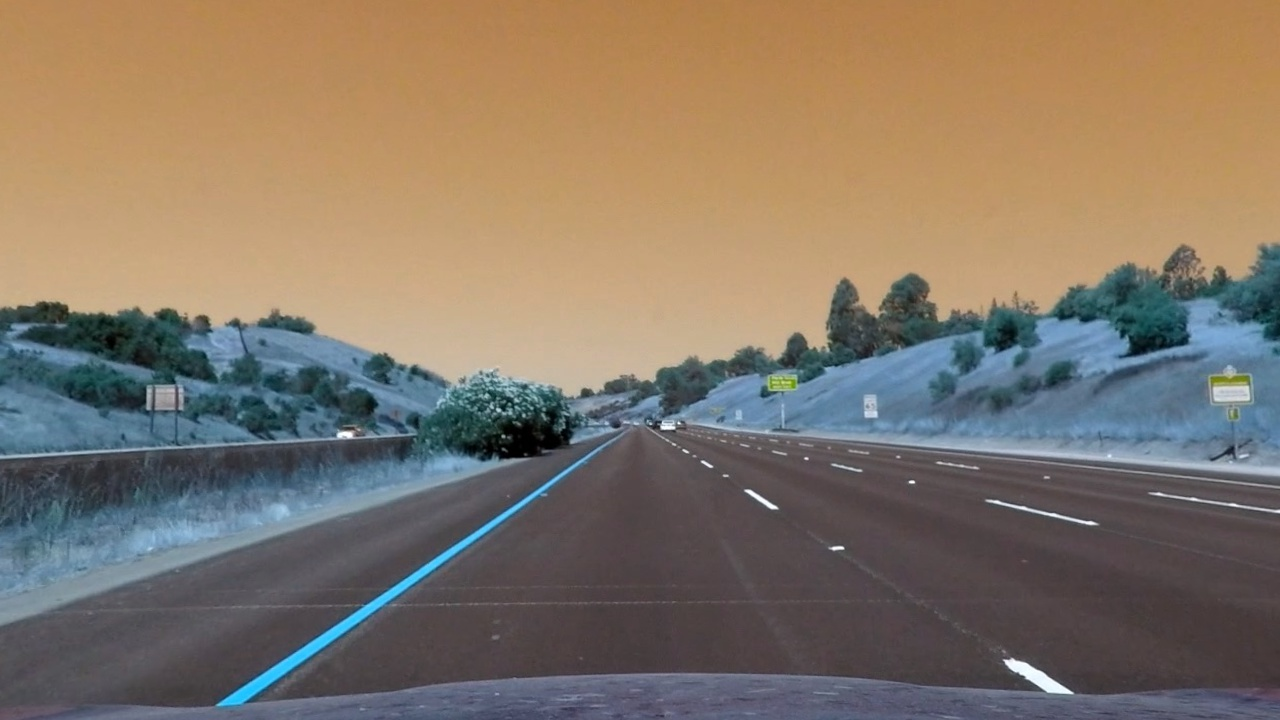
#> input picture output_images/straight_lines1_undist.jpg, 1280 x 720 px
$ jupyter execute --allow-errors advance_Lane_finding.ipynb   (shell and % lines are left out)   (older library calls are emulated)
#> lines starting #> are read from the running program, lines starting #| are printed output that depends on the picture
## Advanced Lane Finding Project

The goals / steps of this project are the following:

* Compute the camera calibration matrix and distortion coefficients given a set of chessboard images.
* Apply a distortion correction to raw images.
* Use color transforms, gradients, etc., to create a thresholded binary image.
* Apply a perspective transform to rectify binary image ("birds-eye view").
* Detect lane pixels and fit to find the lane boundary.
* Determine the curvature of the lane and vehicle position with respect to center.
* Warp the detected lane boundaries back onto the original image.
* Output visual display of the lane boundaries and numerical estimation of lane curvature and vehicle position.

---
##  Using chessboard images to extract object points and image points for camera calibration.

[cell 1]
import numpy as np
import cv2
import glob
import matplotlib
import matplotlib.pyplot as plt


# prepare object points, like (0,0,0), (1,0,0), (2,0,0) ....,(6,5,0)
objp = np.zeros((6*9,3), np.float32)
objp[:,:2] = np.mgrid[0:9,0:6].T.reshape(-1,2)

# Arrays to store object points and image points from all the images.
objpoints = [] # 3d points in real world space
imgpoints = [] # 2d points in image plane.

images = glob.glob('camera_cal/calibration*.jpg')

# Step through the list and search for chessboard corners
for fname in images:
    img = cv2.imread(fname)
    gray = cv2.cvtColor(img,cv2.COLOR_BGR2GRAY)

    # Find the chessboard corners
    ret, corners = cv2.findChessboardCorners(gray, (9,6),None)

    # If found, add object points, image points
    if ret == True:
        objpoints.append(objp)
        imgpoints.append(corners)

        # Draw and display the corners
        img = cv2.drawChessboardCorners(img, (9,6), corners, ret)
        cv2.imshow('img',img)
        cv2.waitKey(500)

cv2.destroyAllWindows()

## Calculate distortion coefficients, and test undistortion on an image.

[cell 2]
import pickle

# Test undistortion on an image
img = cv2.imread('camera_cal/calibration2.jpg')
#> (the rest of this cell did not finish here and is left out)

## Undistort a raw image

[cell 3]
import numpy as np
import cv2
import matplotlib.pyplot as plt
import matplotlib.image as mpimg
import pickle


#> (the rest of this cell did not finish here and is left out)

 # Thresholded binary images

[cell 4]
# [73 lines left out: functions abs_sobel_thresh, mag_thresh, dir_threshold, s_channel_thres, l_channel_thres, combined_thres, not called in this run]

#> (a cell that did not finish here is left out)

## Perspective Transform
- Find approximate perspective transform source points.
- Test perspective transform

[cell 6]
import matplotlib
from matplotlib.figure import Figure
import matplotlib.pyplot as plt
import matplotlib.image as mpimg
import numpy as np
import cv2
import pickle


# assume road is flat plane, use a undist striaght line image.
straight_lines2_undist_img = plt.imread('output_images/straight_lines1_undist.jpg')
#> straight_lines2_undist_img is the input picture: shape (720, 1280, 3); mean R, G, B 131.6, 118.3, 103.6
straight_lines2_undist_img = cv2.cvtColor(straight_lines2_undist_img, cv2.COLOR_BGR2RGB)
img_sz = (straight_lines2_undist_img.shape[1], straight_lines2_undist_img.shape[0])
#> img_sz = (1280, 720)


PT_SRC = np.float32([[594,450], [688,450],[1120, 720], [200, 720]])
PT_DST = np.float32([[320, 2], [img_sz[0] - 320, 2], [img_sz[0] - 320, img_sz[1] - 2], [320, img_sz[1] - 2]])

M = cv2.getPerspectiveTransform(PT_SRC, PT_DST)
Minv = cv2.getPerspectiveTransform(PT_DST, PT_SRC)

PerspectiveTransform_pickle = {}
PerspectiveTransform_pickle["M"] = M
PerspectiveTransform_pickle["Minv"] = Minv
pickle.dump( PerspectiveTransform_pickle, open( "PerspectiveTransform.p", "wb" ) )

warped = cv2.warpPerspective(straight_lines2_undist_img, M, img_sz, flags=cv2.INTER_LINEAR)
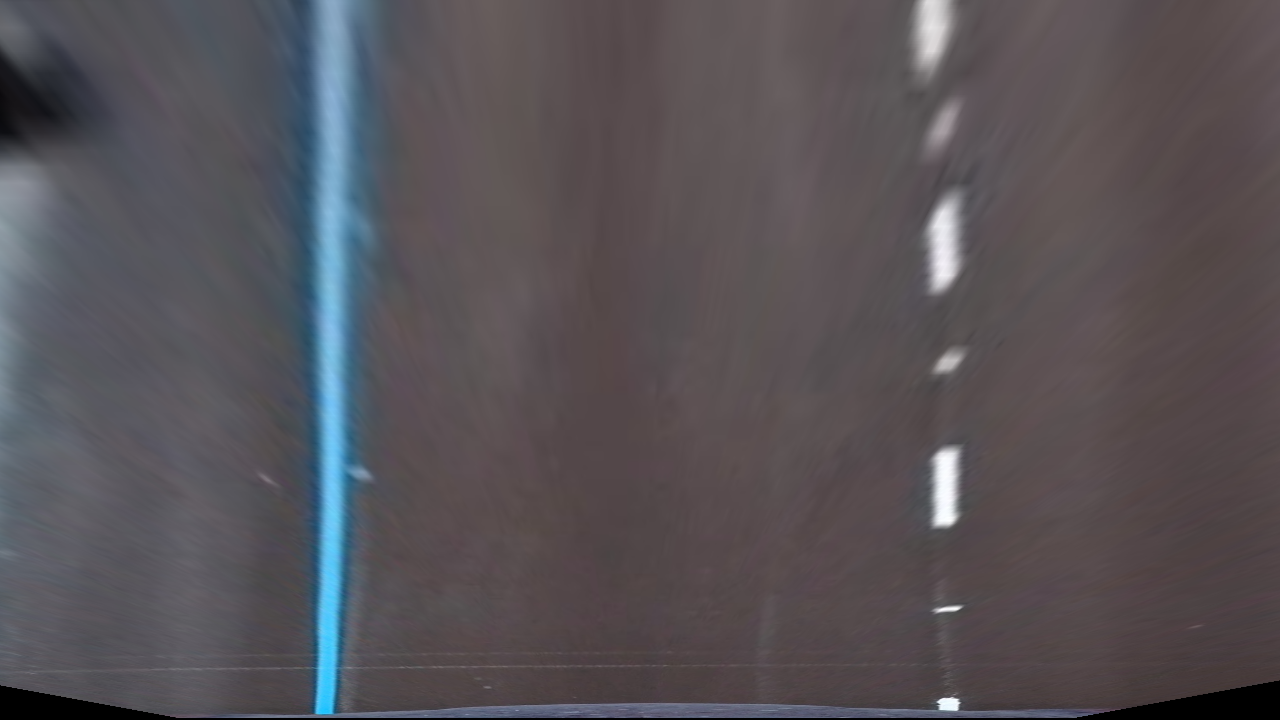
#> warped: shape (720, 1280, 3); mean B, G, R 87.1, 82.4, 86.8

f, (ax1, ax2) = plt.subplots(1, 2, figsize=(20,10))
ax1.imshow(straight_lines2_undist_img)
ax1.plot(np.append(PT_SRC[:,0],594), np.append(PT_SRC[:,1], 450),color='red')
ax1.set_title('Original Image', fontsize=30)
ax2.imshow(warped)
ax2.plot(np.append(PT_DST[:,0], 320),np.append(PT_DST[:,1], 2), color='red')
ax2.set_title('Undistorted and warped Image', fontsize=30)
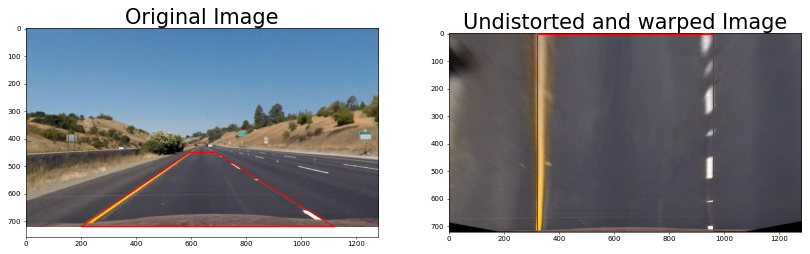
#> figure drawn by matplotlib, 2 panels; B, G, R data is drawn as R, G, B
